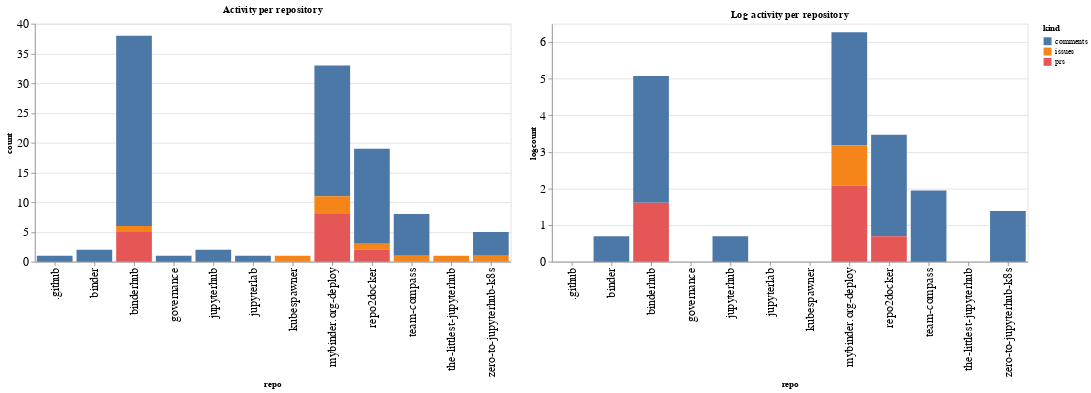

The notebook cell saved with this chart:
### Code cell
ch1 = alt.Chart(repo_summaries, width=600, title="Activity per repository").mark_bar().encode(
    x='repo',
    y='count',
    color='kind',
    tooltip="kind"
)

ch2 = alt.Chart(repo_summaries, width=600, title="Log activity per repository").mark_bar().encode(
    x='repo',
    y='logcount',
    color='kind',
    tooltip="kind"
)

ch1 | ch2

### Figure 1 — Vega-Lite specification as saved in the notebook (floating-point values rounded to 4 significant figures)
{"config": {"axisLeft": {"labelFontSize": 15}, "axisBottom": {"labelFontSize": 15}}, "hconcat": [{"mark": "bar", "encoding": {"color": {"type": "nominal", "field": "kind"}, "tooltip": {"type": "nominal", "field": "kind"}, "x": {"type": "nominal", "field": "repo"}, "y": {"type": "quantitative", "field": "count"}}, "title": "Activity per repository", "width": 600}, {"mark": "bar", "encoding": {"color": {"type": "nominal", "field": "kind"}, "tooltip": {"type": "nominal", "field": "kind"}, "x": {"type": "nominal", "field": "repo"}, "y": {"type": "quantitative", "field": "logcount"}}, "title": "Log activity per repository", "width": 600}], "data": {"name": "data-41414b0b5a6d692d27797b994624d2d5"}, "$schema": "https://vega.github.io/schema/vega-lite/v4.8.1.json", "datasets": {"data-41414b0b5a6d692d27797b994624d2d5": [{"repo": ".github", "kind": "comments", "count": 1, "logcount": 0.0}, {"repo": "binder", "kind": "comments", "count": 2, "logcount": 0.6931}, {"repo": "binderhub", "kind": "comments", "count": 32, "logcount": 3.466}, {"repo": "binderhub", "kind": "issues", "count": 1, "logcount": 0.0}, {"repo": "binderhub", "kind": "prs", "count": 5, "logcount": 1.609}, {"repo": "governance", "kind": "comments", "count": 1, "logcount": 0.0}, {"repo": "jupyterhub", "kind": "comments", "count": 2, "logcount": 0.6931}, {"repo": "jupyterlab", "kind": "comments", "count": 1, "logcount": 0.0}, {"repo": "kubespawner", "kind": "issues", "count": 1, "logcount": 0.0}, {"repo": "mybinder.org-deploy", "kind": "comments", "count": 22, "logcount": 3.091}, {"repo": "mybinder.org-deploy", "kind": "issues", "count": 3, "logcount": 1.099}, {"repo": "mybinder.org-deploy", "kind": "prs", "count": 8, "logcount": 2.079}, {"repo": "repo2docker", "kind": "comments", "count": 16, "logcount": 2.773}, {"repo": "repo2docker", "kind": "issues", "count": 1, "logcount": 0.0}, {"repo": "repo2docker", "kind": "prs", "count": 2, "logcount": 0.6931}, {"repo": "team-compass", "kind": "comments", "count": 7, "logcount": 1.946}, {"repo": "team-compass", "kind": "issues", "count": 1, "logcount": 0.0}, {"repo": "the-littlest-jupyterhub", "kind": "issues", "count": 1, "logcount": 0.0}, {"repo": "zero-to-jupyterhub-k8s", "kind": "comments", "count": 4, "logcount": 1.386}, {"repo": "zero-to-jupyterhub-k8s", "kind": "issues", "count": 1, "logcount": 0.0}]}}
